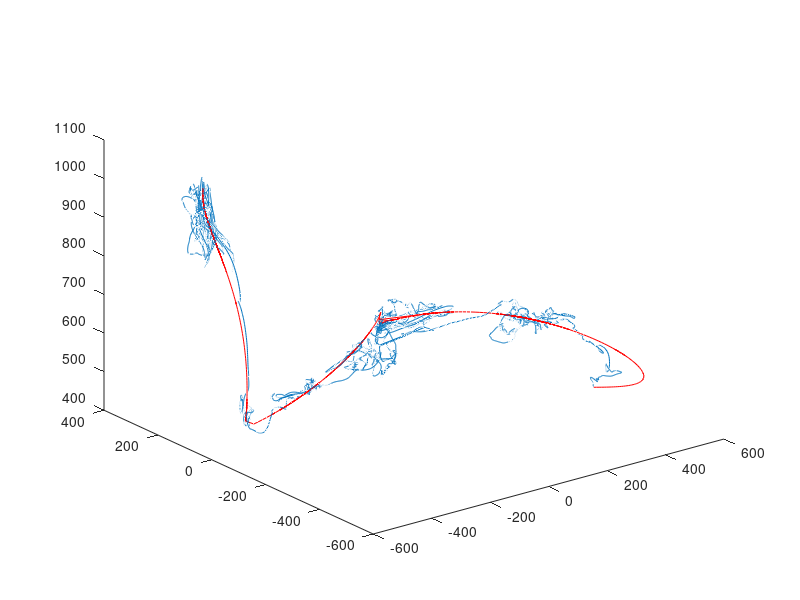

Here is the MATLAB script that generated this plot:
% This function plots the data collected form the teleoperation procedure.
% The data were stored in the following order: Fx Fy Fz Xd Yd Zd Xr Yr Zr
S=load('Data_of_teleoperation.txt');
scale = 10;
fx=scale*S(:,1);
fy=scale*S(:,2);
fz=scale*S(:,3);
xd=S(:,4);
yd=S(:,5);
zd=S(:,6);
xr=S(:,7);
yr=S(:,8);
zr=S(:,9);
plot3(xd,yd,zd,'r');
hold on;
plot3(xr,yr,zr);
%quiver3(xr,yr,zr,fx,fy,fz)
